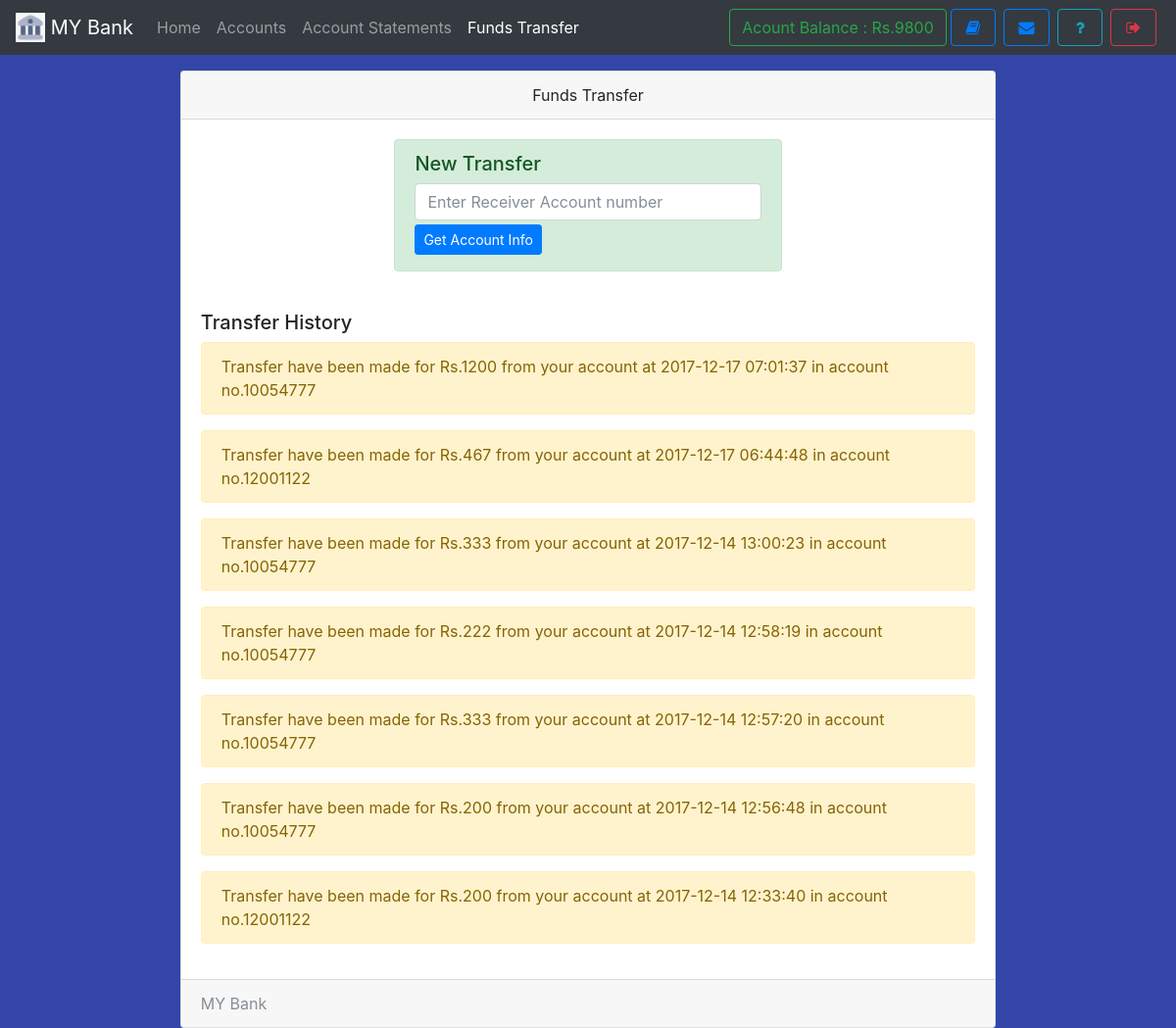
The app's page /transfer.php (signed in) with its own data.
### tables this page shows
CREATE TABLE `useraccounts` (
  `id` int(11) NOT NULL,
  `email` text NOT NULL,
  `password` text NOT NULL,
  `name` varchar(111) NOT NULL,
  `balance` varchar(111) NOT NULL,
  `cnic` varchar(111) NOT NULL,
  `number` varchar(111) NOT NULL,
  `city` varchar(111) NOT NULL,
  `address` varchar(111) NOT NULL,
  `source` varchar(111) NOT NULL,
  `accountNo` varchar(111) NOT NULL,
  `branch` varchar(111) NOT NULL,
  `accountType` varchar(111) NOT NULL,
  `date` timestamp NOT NULL DEFAULT CURRENT_TIMESTAMP
);

CREATE TABLE `transaction` (
  `transactionId` int(11) NOT NULL,
  `action` varchar(111) NOT NULL,
  `credit` varchar(111) NOT NULL,
  `debit` varchar(111) NOT NULL,
  `balance` varchar(111) NOT NULL,
  `beneId` varchar(111) NOT NULL,
  `other` varchar(111) NOT NULL,
  `userId` int(11) NOT NULL,
  `date` timestamp NOT NULL DEFAULT CURRENT_TIMESTAMP
);

### assets/db.php (called while the page is built, shortened)
<?php
    $con = new mysqli('localhost','root','','mybank');
    $ar = $con->query("select * from userAccounts,branch where id = '$_SESSION[userId]' AND userAccounts.branch = branch.branchId");
    $userData = $ar->fetch_assoc();
?>

### transfer.php (the view, shortened to what this page needs)
<!DOCTYPE html>
<html>
<head>
  <?php require 'assets/autoloader.php'; ?>
  <?php require 'assets/db.php'; ?>
  <?php require 'assets/function.php'; ?>
</head>
<body style="background:#3446a8;background-size: 100%">
<nav class="navbar navbar-expand-lg navbar-dark bg-dark fixed-top">
 <a class="navbar-brand" href="#">
    <img src="images/logo.jpg" width="30" height="30" class="d-inline-block align-top" alt="">
   <?php echo bankName; ?>
  </a>
  <div class="collapse navbar-collapse" id="navbarSupportedContent">
    <ul class="navbar-nav mr-auto">
      <li class="nav-item ">
        <a class="nav-link " href="index.php">Home <span class="sr-only">(current)</span></a>
      </li>
      <li class="nav-item ">  <a class="nav-link" href="accounts.php">Accounts</a></li>
      <li class="nav-item ">  <a class="nav-link" href="statements.php">Account Statements</a></li>
      <li class="nav-item active">  <a class="nav-link" href="transfer.php">Funds Transfer</a></li>
    </ul>
    <?php include 'sideButton.php'; ?>
  </div>
</nav><br><br><br>
<div class="container">
  <div class="card  w-75 mx-auto">
  <div class="card-header text-center">
    Funds Transfer
  </div>
  <div class="card-body">
      <form method="POST">
          <div class="alert alert-success w-50 mx-auto">
            <h5>New Transfer</h5>
            <input type="text" name="otherNo" class="form-control " placeholder="Enter Receiver Account number" required>
            <button type="submit" name="get" class="btn btn-primary btn-bloc btn-sm my-1">Get Account Info</button>
          </div>
      </form>
    <br>
    <h5>Transfer History</h5>
    <?php
    $array = $con->query("select * from transaction where userId = '$userData[id]' AND action = 'transfer' order by date desc");
    if ($array ->num_rows > 0)
    {
       while ($row = $array->fetch_assoc())
       {
          if ($row['action'] == 'transfer')
          {
            echo "<div class='alert alert-warning'>Transfer have been made for  Rs.$row[debit] from your account at $row[date] in  account no.$row[other]</div>";
          }
       }
    }
    else
      echo "<div class='alert alert-info'>You have made no transfer yet.</div>";
    ?>
  </div>
  <div class="card-footer text-muted">
   <?php echo bankName ?>
  </div>
</div>
</div>
</body>
</html>

### sideButton.php
<form class="form-inline my-2 my-lg-0">
        <a href="" class="btn btn-outline-success" data-toggle="tooltip" title="Your current Account Balance">Acount Balance : Rs.<?php echo $userData['balance']; ?></a>
        <a href="accounts.php" data-toggle="tooltip" title="Account Summary" class="btn btn-outline-primary mx-1" ><i class="fa fa-book fa-fw"></i></a>
        <a href="notice.php" data-toggle="tooltip" title="View Notice" class="btn btn-outline-primary mx-1" ><i class="fa fa-envelope fa-fw"></i></a>
        <a href="feedback.php" data-toggle="tooltip" title="Help?" class="btn btn-outline-info mx-1" ><i class="fa fa-question fa-fw"></i></a>
        <a href="logout.php" data-toggle="tooltip" title="Logout" class="btn btn-outline-danger mx-1" ><i class="fa fa-sign-out fa-fw"></i></a>
</form>

### records on screen
useraccounts: balance "9800"
transaction: debit "1200", date "2017-12-17 07:01:37", other "10054777"
transaction: debit "467", date "2017-12-17 06:44:48", other "12001122"
transaction: debit "333", date "2017-12-14 13:00:23", other "10054777"
transaction: debit "222", date "2017-12-14 12:58:19", other "10054777"
transaction: debit "333", date "2017-12-14 12:57:20", other "10054777"
transaction: debit "200", date "2017-12-14 12:56:48", other "10054777"
transaction: debit "200", date "2017-12-14 12:33:40", other "12001122"

### other values on screen
bankName "MY Bank"
